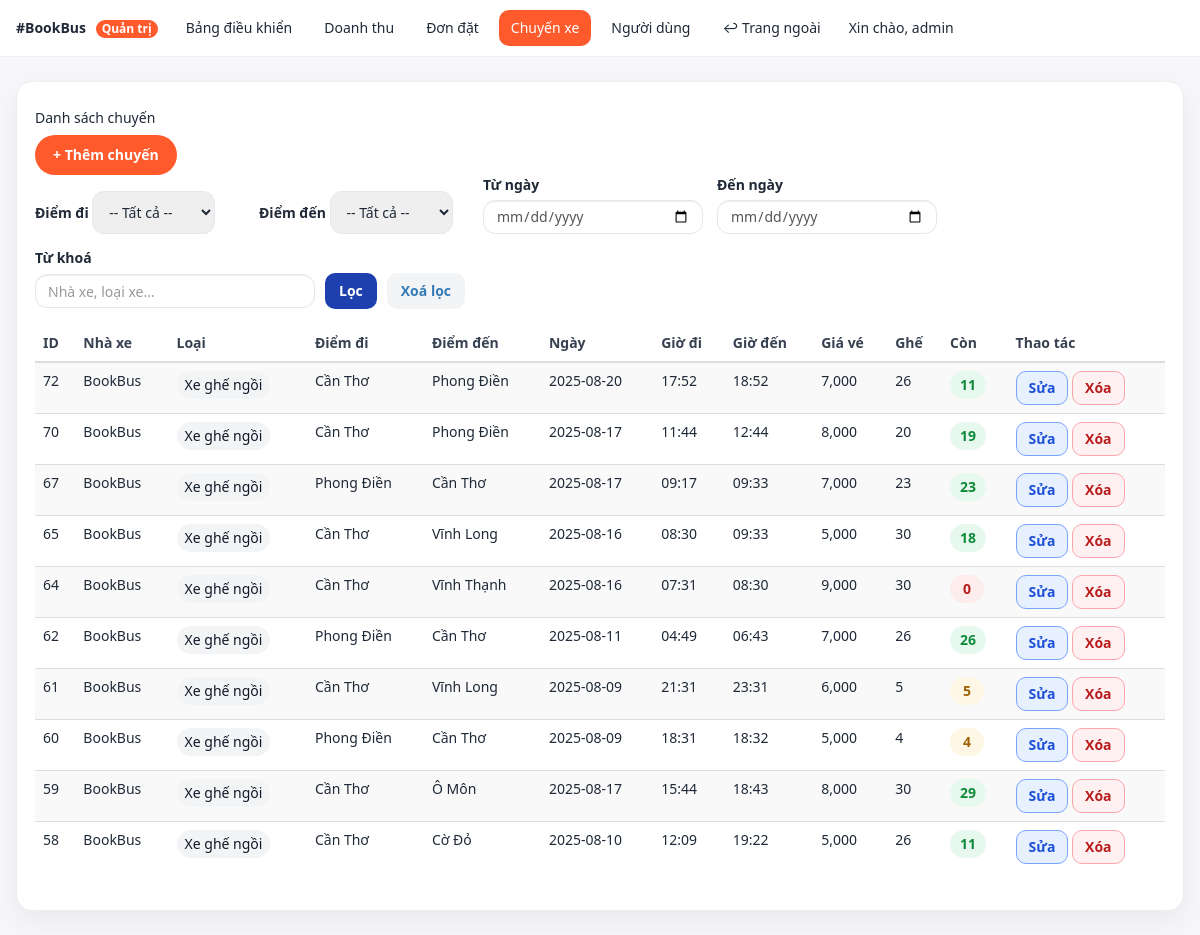
The app's page /admin/trips.php (signed in), older data.
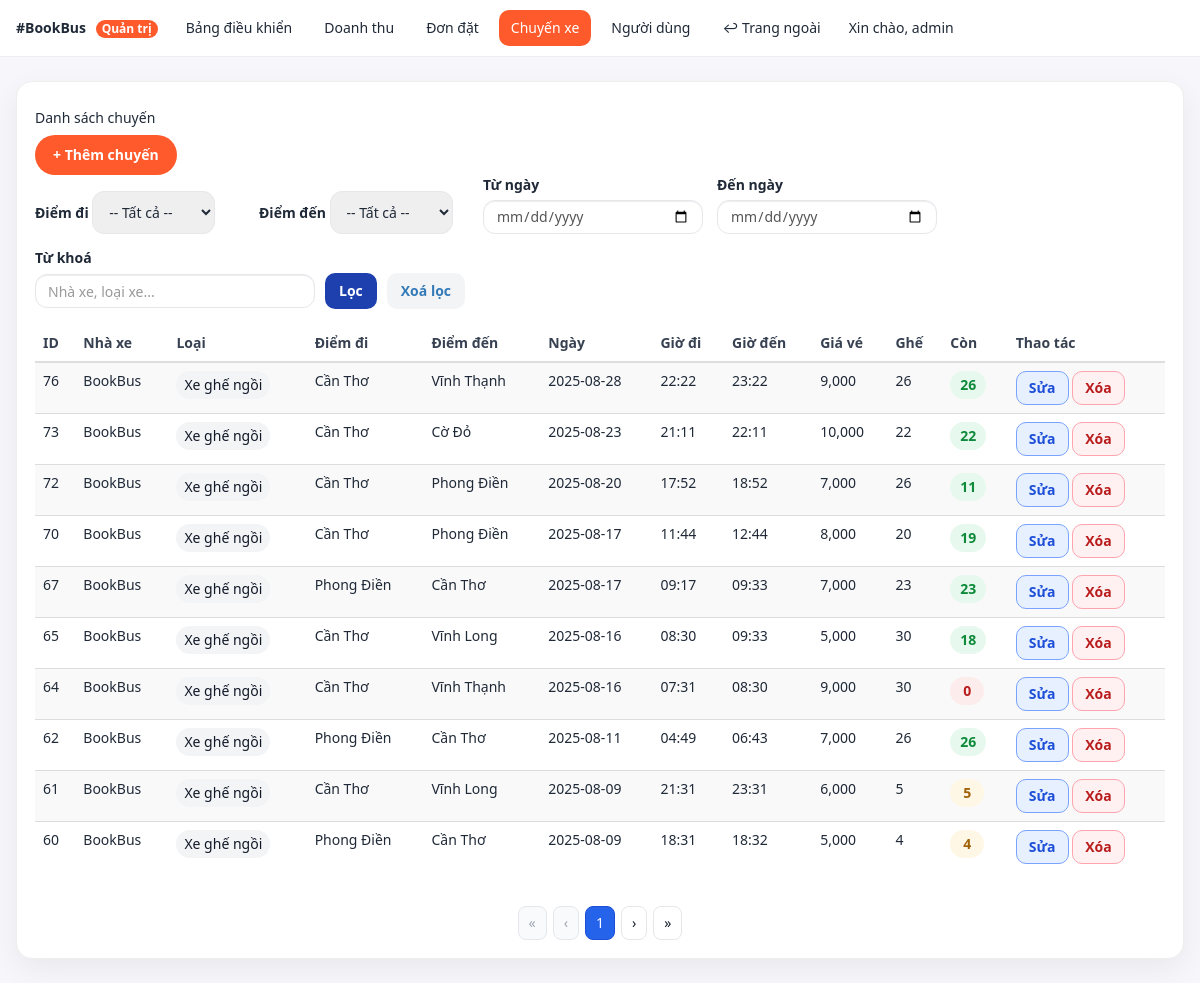
The same page, newer data.
### tables this page shows
CREATE TABLE chuyenxe (
        id INTEGER PRIMARY KEY AUTOINCREMENT,
        ten_nhaxe TEXT NOT NULL,
        loai_xe TEXT NOT NULL,
        diem_di TEXT NOT NULL,
        diem_den TEXT NOT NULL,
        ngay_di DATE NOT NULL,
        gio_di TIME NOT NULL,
        gio_den TIME NOT NULL,
        gia_ve INTEGER NOT NULL,
        so_ghe INTEGER NOT NULL,
        so_ghe_con INTEGER NOT NULL
    );

### admin/trips.php (the view, shortened to what this page needs)
<?php
require_once __DIR__ . "/_layout_top.php";
require_once __DIR__ . "/../libs/db_chuyenxe.php";
$tu_ngay  = trim($_GET['tu_ngay']  ?? '');
$den_ngay = trim($_GET['den_ngay'] ?? '');
$q        = trim($_GET['q'] ?? '');
$perPage  = 10;
$where = [];
$params = [];
$whereSql = $where ? ("WHERE ".implode(" AND ", $where)) : "";
$page = max(1, (int)($_GET['p'] ?? 1));
$st = $pdo->prepare("SELECT COUNT(*) FROM chuyenxe $whereSql");
$st->execute($params);
$total = (int)$st->fetchColumn();
$pages = max(1, (int)ceil($total / $perPage));
$offset = ($page - 1) * $perPage;
$sql = "SELECT id,ten_nhaxe,loai_xe,diem_di,diem_den,ngay_di,gio_di,gio_den,gia_ve,so_ghe,so_ghe_con
        FROM chuyenxe $whereSql
        ORDER BY id DESC
        LIMIT :limit OFFSET :offset";
$st = $pdo->prepare($sql);
$st->bindValue(':limit', $perPage, PDO::PARAM_INT);
$st->bindValue(':offset', $offset, PDO::PARAM_INT);
$st->execute();
$rows = $st->fetchAll(PDO::FETCH_ASSOC);
function seat_pill_class($left){
  if ($left <= 0) return "pill pill-red";
  if ($left <= 10) return "pill pill-amber";
  return "pill pill-green";
}
function h($s){ return htmlspecialchars($s, ENT_QUOTES, 'UTF-8'); }
function keep($extra = []){
  $base = [
    'diem_di' => $_GET['diem_di'] ?? '',
    'diem_den' => $_GET['diem_den'] ?? '',
    'tu_ngay' => $_GET['tu_ngay'] ?? '',
    'den_ngay' => $_GET['den_ngay'] ?? '',
    'q' => $_GET['q'] ?? '',
  ];
  foreach($extra as $k=>$v) $base[$k] = $v;
  return http_build_query($base);
}
?>
<div class="cardx">
  <div class="d-flex justify-content-between align-items-center mb-3">
    <h5 class="m-0">Danh sách chuyến</h5>
    <a href="trips_edit.php" class="btn btn-brand">+ Thêm chuyến</a>
  </div>
  <form method="get" class="filterbar">
    <div class="group">
      <label class="form-label">Điểm đi</label>
      <select class="form-select" name="diem_di">
        <option value="">-- Tất cả --</option>
      </select>
    </div>
    <div class="group">
      <label class="form-label">Điểm đến</label>
      <select class="form-select" name="diem_den">
        <option value="">-- Tất cả --</option>
      </select>
    </div>
    <div class="group g-date">
      <label class="form-label">Từ ngày</label>
      <input type="date" class="form-control" name="tu_ngay" value="<?=h($tu_ngay)?>">
    </div>
    <div class="group g-date">
      <label class="form-label">Đến ngày</label>
      <input type="date" class="form-control" name="den_ngay" value="<?=h($den_ngay)?>">
    </div>
    <div class="group g-search">
      <label class="form-label">Từ khoá</label>
      <div class="search-row">
        <input type="text" class="form-control" name="q" placeholder="Nhà xe, loại xe..." value="<?=h($q)?>">
        <button class="btn-primary" type="submit">Lọc</button>
        <a class="btn-secondary" href="trips.php">Xoá lọc</a>
      </div>
    </div>
  </form>
  <div class="table-responsive">
  <table class="table align-middle table-striped">
    <thead>
      <tr>
        <th>ID</th>
        <th>Nhà xe</th>
        <th>Loại</th>
        <th>Điểm đi</th>
        <th>Điểm đến</th>
        <th>Ngày</th>
        <th>Giờ đi</th>
        <th>Giờ đến</th>
        <th>Giá vé</th>
        <th>Ghế</th>
        <th>Còn</th>
        <th>Thao tác</th>
      </tr>
    </thead>
    <tbody>
      <?php foreach($rows as $r): ?>
      <tr>
        <td><?=$r['id']?></td>
        <td><?=h($r['ten_nhaxe'])?></td>
        <td><span class="badge-type"><?=h($r['loai_xe'])?></span></td>
        <td><?=h($r['diem_di'])?></td>
        <td><?=h($r['diem_den'])?></td>
        <td><?=h($r['ngay_di'])?></td>
        <td><?=h($r['gio_di'])?></td>
        <td><?=h($r['gio_den'])?></td>
        <td><?=number_format((int)$r['gia_ve'])?></td>
        <td><?=$r['so_ghe']?></td>
        <td><span class="<?=seat_pill_class((int)$r['so_ghe_con'])?>"><?=$r['so_ghe_con']?></span></td>
        <td class="d-flex gap-2">
          <a class="btn-chip edit" href="trips_edit.php?id=<?=$r['id']?>">Sửa</a>
          <form id="del-<?=$r['id']?>" method="post" action="trips_delete.php?<?=keep(['p'=>$page])?>" style="display:inline-block;margin:0;">
            <button type="button" class="btn-chip delete js-del" data-id="<?=$r['id']?>">Xóa</button>
          </form>
        </td>
      </tr>
      <?php endforeach; ?>
    </tbody>
  </table>
  </div>
  <?php if ($pages > 1): ?>
  <div class="paginationx">
    <?php if ($page > 1): ?>
      <a href="?<?=keep(['p'=>1])?>">&laquo;</a>
      <a href="?<?=keep(['p'=>$page-1])?>">&lsaquo;</a>
    <?php else: ?>
      <span class="muted">&laquo;</span>
      <span class="muted">&lsaquo;</span>
    <?php endif; ?>
    <span class="active"><?=$page?></span>
    <?php if ($page < $pages): ?>
      <a href="?<?=keep(['p'=>$page+1])?>">&rsaquo;</a>
      <a href="?<?=keep(['p'=>$pages])?>">&raquo;</a>
    <?php else: ?>
      <span class="muted">&rsaquo;</span>
      <span class="muted">&raquo;</span>
    <?php endif; ?>
  </div>
  <?php endif; ?>
</div>
<?php require_once __DIR__ . "/_layout_bottom.php"; ?>

Row changes from the older to the newer data that the page shows:
no longer on this page (row unchanged): chuyenxe: id "59", ten_nhaxe "BookBus", loai_xe "Xe ghế ngồi", diem_di "Cần Thơ", diem_den "Ô Môn", ngay_di "2025-08-17", gio_di "15:44", gio_den "18:43", gia_ve "8,000", so_ghe "30", so_ghe_con "29"
no longer on this page (row unchanged): chuyenxe: id "58", ten_nhaxe "BookBus", loai_xe "Xe ghế ngồi", diem_di "Cần Thơ", diem_den "Cờ Đỏ", ngay_di "2025-08-10", gio_di "12:09", gio_den "19:22", gia_ve "5,000", so_ghe "26", so_ghe_con "11"
added chuyenxe: id "76", ten_nhaxe "BookBus", loai_xe "Xe ghế ngồi", diem_di "Cần Thơ", diem_den "Vĩnh Thạnh", ngay_di "2025-08-28", gio_di "22:22", gio_den "23:22", gia_ve "9,000", so_ghe "26", so_ghe_con "26"
added chuyenxe: id "73", ten_nhaxe "BookBus", loai_xe "Xe ghế ngồi", diem_di "Cần Thơ", diem_den "Cờ Đỏ", ngay_di "2025-08-23", gio_di "21:11", gio_den "22:11", gia_ve "10,000", so_ghe "22", so_ghe_con "22"
Text that changed along with them:
$page: (not shown) → "1"
